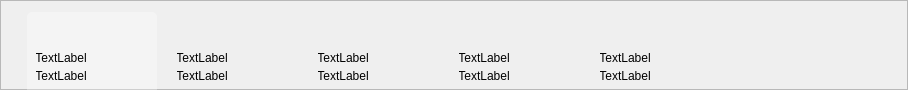
    <widget class="QFrame" name="frame">
     <property name="sizePolicy">
      <sizepolicy hsizetype="Preferred" vsizetype="Fixed">
       <horstretch>0</horstretch>
       <verstretch>0</verstretch>
      </sizepolicy>
     </property>
     <property name="minimumSize">
      <size>
       <width>0</width>
       <height>90</height>
      </size>
     </property>
     <property name="maximumSize">
      <size>
       <width>16777215</width>
       <height>90</height>
      </size>
     </property>
     <property name="styleSheet">
      <string notr="true"/>
     </property>
     <property name="frameShape">
      <enum>QFrame::StyledPanel</enum>
     </property>
     <property name="frameShadow">
      <enum>QFrame::Raised</enum>
     </property>
     <layout class="QHBoxLayout" name="horizontalLayout">
      <item>
       <spacer name="horizontalSpacer">
        <property name="orientation">
         <enum>Qt::Horizontal</enum>
        </property>
        <property name="sizeType">
         <enum>QSizePolicy::Fixed</enum>
        </property>
        <property name="sizeHint" stdset="0">
         <size>
          <width>15</width>
          <height>20</height>
         </size>
        </property>
       </spacer>
      </item>
      <item>
       <widget class="QWidget" name="main_label_widget" native="true">
        <property name="sizePolicy">
         <sizepolicy hsizetype="Fixed" vsizetype="Fixed">
          <horstretch>0</horstretch>
          <verstretch>0</verstretch>
         </sizepolicy>
        </property>
        <property name="minimumSize">
         <size>
          <width>130</width>
          <height>90</height>
         </size>
        </property>
        <property name="maximumSize">
         <size>
          <width>130</width>
          <height>90</height>
         </size>
        </property>
        <property name="styleSheet">
         <string notr="true">background-color: rgb(255, 255, 255,80);
border-top-left-radius: 5px;
border-top-right-radius: 5px;</string>
        </property>
        <layout class="QVBoxLayout" name="verticalLayout_8">
         <item>
          <layout class="QVBoxLayout" name="mainframe_verticalLayout">
           <property name="spacing">
            <number>4</number>
           </property>
           <property name="sizeConstraint">
            <enum>QLayout::SetDefaultConstraint</enum>
           </property>
           <property name="leftMargin">
            <number>0</number>
           </property>
           <item>
            <widget class="QLabel" name="mianlabel_icon">
             <property name="sizePolicy">
              <sizepolicy hsizetype="Fixed" vsizetype="Fixed">
               <horstretch>0</horstretch>
               <verstretch>0</verstretch>
              </sizepolicy>
             </property>
             <property name="minimumSize">
              <size>
               <width>50</width>
               <height>40</height>
              </size>
             </property>
             <property name="maximumSize">
              <size>
               <width>50</width>
               <height>40</height>
              </size>
             </property>
             <property name="styleSheet">
              <string notr="true">background:transparent;</string>
             </property>
             <property name="text">
              <string>TextLabel</string>
             </property>
             <property name="alignment">
              <set>Qt::AlignBottom|Qt::AlignHCenter</set>
             </property>
             <property name="buddy">
              <cstring>main_label_widget</cstring>
             </property>
            </widget>
           </item>
           <item>
            <widget class="QLabel" name="mianlabel_txt">
             <property name="sizePolicy">
              <sizepolicy hsizetype="Fixed" vsizetype="Fixed">
               <horstretch>0</horstretch>
               <verstretch>0</verstretch>
              </sizepolicy>
             </property>
             <property name="minimumSize">
              <size>
               <width>50</width>
               <height>20</height>
              </size>
             </property>
             <property name="maximumSize">
              <size>
               <width>50</width>
               <height>20</height>
              </size>
             </property>
             <property name="styleSheet">
              <string notr="true">background:transparent;</string>
             </property>
             <property name="text">
              <string>TextLabel</string>
             </property>
             <property name="alignment">
              <set>Qt::AlignHCenter|Qt::AlignTop</set>
             </property>
            </widget>
           </item>
          </layout>
         </item>
        </layout>
       </widget>
      </item>
      <item>
       <spacer name="horizontalSpacer_2">
        <property name="orientation">
         <enum>Qt::Horizontal</enum>
        </property>
        <property name="sizeType">
         <enum>QSizePolicy::Fixed</enum>
        </property>
        <property name="sizeHint" stdset="0">
         <size>
          <width>5</width>
          <height>20</height>
         </size>
        </property>
       </spacer>
      </item>
      <item>
       <widget class="QWidget" name="plugin_label_widget" native="true">
        <property name="sizePolicy">
         <sizepolicy hsizetype="Fixed" vsizetype="Fixed">
          <horstretch>0</horstretch>
          <verstretch>0</verstretch>
         </sizepolicy>
        </property>
        <property name="minimumSize">
         <size>
          <width>130</width>
          <height>90</height>
         </size>
        </property>
        <property name="maximumSize">
         <size>
          <width>130</width>
          <height>90</height>
         </size>
        </property>
        <property name="styleSheet">
         <string notr="true"/>
        </property>
        <layout class="QVBoxLayout" name="verticalLayout_9">
         <item>
          <layout class="QVBoxLayout" name="pluginframe_verticalLayout">
           <property name="spacing">
            <number>4</number>
           </property>
           <property name="sizeConstraint">
            <enum>QLayout::SetDefaultConstraint</enum>
           </property>
           <property name="leftMargin">
            <number>0</number>
           </property>
           <item>
            <widget class="QLabel" name="pluginlabel_icon">
             <property name="sizePolicy">
              <sizepolicy hsizetype="Fixed" vsizetype="Fixed">
               <horstretch>0</horstretch>
               <verstretch>0</verstretch>
              </sizepolicy>
             </property>
             <property name="minimumSize">
              <size>
               <width>50</width>
               <height>40</height>
              </size>
             </property>
             <property name="maximumSize">
              <size>
               <width>50</width>
               <height>40</height>
              </size>
             </property>
             <property name="styleSheet">
              <string notr="true"/>
             </property>
             <property name="text">
              <string>TextLabel</string>
             </property>
             <property name="alignment">
              <set>Qt::AlignBottom|Qt::AlignHCenter</set>
             </property>
            </widget>
           </item>
           <item>
            <widget class="QLabel" name="pluginlabel_txt">
             <property name="sizePolicy">
              <sizepolicy hsizetype="Fixed" vsizetype="Fixed">
               <horstretch>0</horstretch>
               <verstretch>0</verstretch>
              </sizepolicy>
             </property>
             <property name="minimumSize">
              <size>
               <width>50</width>
               <height>20</height>
              </size>
             </property>
             <property name="maximumSize">
              <size>
               <width>50</width>
               <height>20</height>
              </size>
             </property>
             <property name="styleSheet">
              <string notr="true"/>
             </property>
             <property name="text">
              <string>TextLabel</string>
             </property>
             <property name="alignment">
              <set>Qt::AlignHCenter|Qt::AlignTop</set>
             </property>
            </widget>
           </item>
          </layout>
         </item>
        </layout>
       </widget>
      </item>
      <item>
       <spacer name="horizontalSpacer_3">
        <property name="orientation">
         <enum>Qt::Horizontal</enum>
        </property>
        <property name="sizeType">
         <enum>QSizePolicy::Fixed</enum>
        </property>
        <property name="sizeHint" stdset="0">
         <size>
          <width>5</width>
          <height>20</height>
         </size>
        </property>
       </spacer>
      </item>
      <item>
       <widget class="QWidget" name="disassem_label_widget" native="true">
        <property name="sizePolicy">
         <sizepolicy hsizetype="Fixed" vsizetype="Fixed">
          <horstretch>0</horstretch>
          <verstretch>0</verstretch>
         </sizepolicy>
        </property>
        <property name="minimumSize">
         <size>
          <width>130</width>
          <height>90</height>
         </size>
        </property>
        <property name="maximumSize">
         <size>
          <width>130</width>
          <height>90</height>
         </size>
        </property>
        <property name="styleSheet">
         <string notr="true"/>
        </property>
        <layout class="QVBoxLayout" name="verticalLayout_11">
         <item>
          <layout class="QVBoxLayout" name="disassemframe_verticalLayout">
           <property name="spacing">
            <number>4</number>
           </property>
           <property name="sizeConstraint">
            <enum>QLayout::SetDefaultConstraint</enum>
           </property>
           <property name="leftMargin">
            <number>0</number>
           </property>
           <item>
            <widget class="QLabel" name="disassemlabel_icon">
             <property name="sizePolicy">
              <sizepolicy hsizetype="Fixed" vsizetype="Fixed">
               <horstretch>0</horstretch>
               <verstretch>0</verstretch>
              </sizepolicy>
             </property>
             <property name="minimumSize">
              <size>
               <width>50</width>
               <height>40</height>
              </size>
             </property>
             <property name="maximumSize">
              <size>
               <width>50</width>
               <height>40</height>
              </size>
             </property>
             <property name="styleSheet">
              <string notr="true"/>
             </property>
             <property name="text">
              <string>TextLabel</string>
             </property>
             <property name="alignment">
              <set>Qt::AlignBottom|Qt::AlignHCenter</set>
             </property>
            </widget>
           </item>
           <item>
            <widget class="QLabel" name="disassemlabel_txt">
             <property name="sizePolicy">
              <sizepolicy hsizetype="Fixed" vsizetype="Fixed">
               <horstretch>0</horstretch>
               <verstretch>0</verstretch>
              </sizepolicy>
             </property>
             <property name="minimumSize">
              <size>
               <width>50</width>
               <height>20</height>
              </size>
             </property>
             <property name="maximumSize">
              <size>
               <width>50</width>
               <height>20</height>
              </size>
             </property>
             <property name="styleSheet">
              <string notr="true"/>
             </property>
             <property name="text">
              <string>TextLabel</string>
             </property>
             <property name="alignment">
              <set>Qt::AlignHCenter|Qt::AlignTop</set>
             </property>
            </widget>
           </item>
          </layout>
         </item>
        </layout>
       </widget>
      </item>
      <item>
       <spacer name="horizontalSpacer_4">
        <property name="orientation">
         <enum>Qt::Horizontal</enum>
        </property>
        <property name="sizeType">
         <enum>QSizePolicy::Fixed</enum>
        </property>
        <property name="sizeHint" stdset="0">
         <size>
          <width>5</width>
          <height>20</height>
         </size>
        </property>
       </spacer>
      </item>
      <item>
       <widget class="QWidget" name="net_label_widget" native="true">
        <property name="sizePolicy">
         <sizepolicy hsizetype="Fixed" vsizetype="Fixed">
          <horstretch>0</horstretch>
          <verstretch>0</verstretch>
         </sizepolicy>
        </property>
        <property name="minimumSize">
         <size>
          <width>130</width>
          <height>90</height>
         </size>
        </property>
        <property name="maximumSize">
         <size>
          <width>130</width>
          <height>90</height>
         </size>
        </property>
        <property name="styleSheet">
         <string notr="true"/>
        </property>
        <layout class="QVBoxLayout" name="verticalLayout_12">
         <item>
          <layout class="QVBoxLayout" name="netframe_verticalLayout">
           <property name="spacing">
            <number>4</number>
           </property>
           <property name="sizeConstraint">
            <enum>QLayout::SetDefaultConstraint</enum>
           </property>
           <property name="leftMargin">
            <number>0</number>
           </property>
           <item>
            <widget class="QLabel" name="netlabel_icon">
             <property name="sizePolicy">
              <sizepolicy hsizetype="Fixed" vsizetype="Fixed">
               <horstretch>0</horstretch>
               <verstretch>0</verstretch>
              </sizepolicy>
             </property>
             <property name="minimumSize">
              <size>
               <width>50</width>
               <height>40</height>
              </size>
             </property>
             <property name="maximumSize">
              <size>
               <width>50</width>
               <height>40</height>
              </size>
             </property>
             <property name="styleSheet">
              <string notr="true"/>
             </property>
             <property name="text">
              <string>TextLabel</string>
             </property>
             <property name="alignment">
              <set>Qt::AlignBottom|Qt::AlignHCenter</set>
             </property>
            </widget>
           </item>
           <item>
            <widget class="QLabel" name="netlabel_txt">
             <property name="sizePolicy">
              <sizepolicy hsizetype="Fixed" vsizetype="Fixed">
               <horstretch>0</horstretch>
               <verstretch>0</verstretch>
              </sizepolicy>
             </property>
             <property name="minimumSize">
              <size>
               <width>50</width>
               <height>20</height>
              </size>
             </property>
             <property name="maximumSize">
              <size>
               <width>50</width>
               <height>20</height>
              </size>
             </property>
             <property name="styleSheet">
              <string notr="true"/>
             </property>
             <property name="text">
              <string>TextLabel</string>
             </property>
             <property name="alignment">
              <set>Qt::AlignHCenter|Qt::AlignTop</set>
             </property>
            </widget>
           </item>
          </layout>
         </item>
        </layout>
       </widget>
      </item>
      <item>
       <spacer name="horizontalSpacer_5">
        <property name="orientation">
         <enum>Qt::Horizontal</enum>
        </property>
        <property name="sizeType">
         <enum>QSizePolicy::Fixed</enum>
        </property>
        <property name="sizeHint" stdset="0">
         <size>
          <width>5</width>
          <height>20</height>
         </size>
        </property>
       </spacer>
      </item>
      <item>
       <widget class="QWidget" name="mine_label_widget" native="true">
        <property name="sizePolicy">
         <sizepolicy hsizetype="Fixed" vsizetype="Fixed">
          <horstretch>0</horstretch>
          <verstretch>0</verstretch>
         </sizepolicy>
        </property>
        <property name="minimumSize">
         <size>
          <width>130</width>
          <height>90</height>
         </size>
        </property>
        <property name="maximumSize">
         <size>
          <width>130</width>
          <height>90</height>
         </size>
        </property>
        <property name="styleSheet">
         <string notr="true"/>
        </property>
        <layout class="QVBoxLayout" name="verticalLayout_14">
         <item>
          <layout class="QVBoxLayout" name="mineframe_verticalLayout">
           <property name="spacing">
            <number>4</number>
           </property>
           <property name="sizeConstraint">
            <enum>QLayout::SetDefaultConstraint</enum>
           </property>
           <property name="leftMargin">
            <number>0</number>
           </property>
           <item>
            <widget class="QLabel" name="minelabel_icon">
             <property name="sizePolicy">
              <sizepolicy hsizetype="Fixed" vsizetype="Fixed">
               <horstretch>0</horstretch>
               <verstretch>0</verstretch>
              </sizepolicy>
             </property>
             <property name="minimumSize">
              <size>
               <width>50</width>
               <height>40</height>
              </size>
             </property>
             <property name="maximumSize">
              <size>
               <width>50</width>
               <height>40</height>
              </size>
             </property>
             <property name="styleSheet">
              <string notr="true"/>
             </property>
             <property name="text">
              <string>TextLabel</string>
             </property>
             <property name="alignment">
              <set>Qt::AlignBottom|Qt::AlignHCenter</set>
             </property>
            </widget>
           </item>
           <item>
            <widget class="QLabel" name="minelabel_txt">
             <property name="sizePolicy">
              <sizepolicy hsizetype="Fixed" vsizetype="Fixed">
               <horstretch>0</horstretch>
               <verstretch>0</verstretch>
              </sizepolicy>
             </property>
             <property name="minimumSize">
              <size>
               <width>50</width>
               <height>20</height>
              </size>
             </property>
             <property name="maximumSize">
              <size>
               <width>50</width>
               <height>20</height>
              </size>
             </property>
             <property name="styleSheet">
              <string notr="true"/>
             </property>
             <property name="text">
              <string>TextLabel</string>
             </property>
             <property name="alignment">
              <set>Qt::AlignHCenter|Qt::AlignTop</set>
             </property>
            </widget>
           </item>
          </layout>
         </item>
        </layout>
       </widget>
      </item>
      <item>
       <spacer name="horizontalSpacer_6">
        <property name="orientation">
         <enum>Qt::Horizontal</enum>
        </property>
        <property name="sizeHint" stdset="0">
         <size>
          <width>175</width>
          <height>20</height>
         </size>
        </property>
       </spacer>
      </item>
     </layout>
    </widget>
